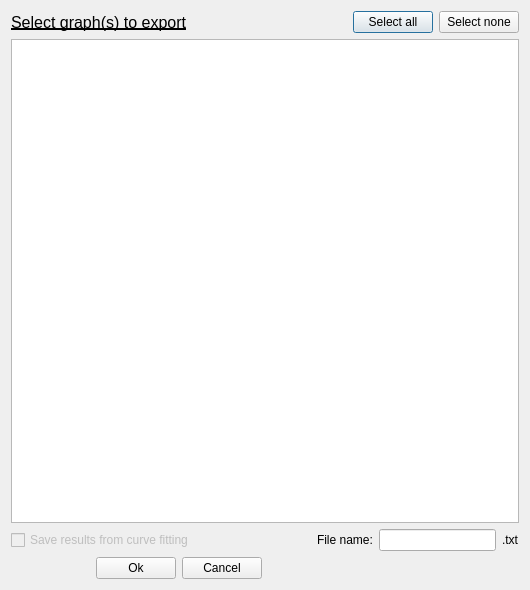
<?xml version="1.0" encoding="UTF-8"?>
<ui version="4.0">
 <class>exportDialog</class>
 <widget class="QDialog" name="exportDialog">
  <property name="geometry">
   <rect>
    <x>0</x>
    <y>0</y>
    <width>530</width>
    <height>590</height>
   </rect>
  </property>
  <property name="minimumSize">
   <size>
    <width>530</width>
    <height>590</height>
   </size>
  </property>
  <property name="maximumSize">
   <size>
    <width>530</width>
    <height>590</height>
   </size>
  </property>
  <property name="windowTitle">
   <string>CDpal</string>
  </property>
  <property name="windowIcon">
   <iconset resource="img/icon.qrc">
    <normaloff>:/img/logo.png</normaloff>:/img/logo.png</iconset>
  </property>
  <layout class="QGridLayout" name="gridLayout">
   <item row="0" column="0">
    <widget class="QLabel" name="label_4">
     <property name="font">
      <font>
       <pointsize>12</pointsize>
       <underline>true</underline>
      </font>
     </property>
     <property name="text">
      <string>Select graph(s) to export</string>
     </property>
    </widget>
   </item>
   <item row="0" column="2">
    <layout class="QHBoxLayout" name="horizontalLayout_4">
     <item>
      <widget class="QPushButton" name="allButton">
       <property name="text">
        <string>Select all</string>
       </property>
      </widget>
     </item>
     <item>
      <widget class="QPushButton" name="noneButton">
       <property name="text">
        <string>Select none</string>
       </property>
      </widget>
     </item>
    </layout>
   </item>
   <item row="2" column="0">
    <widget class="QCheckBox" name="saveBox">
     <property name="enabled">
      <bool>false</bool>
     </property>
     <property name="text">
      <string>Save results from curve fitting</string>
     </property>
    </widget>
   </item>
   <item row="2" column="1" colspan="2">
    <layout class="QHBoxLayout" name="horizontalLayout_2">
     <item>
      <spacer name="horizontalSpacer_3">
       <property name="orientation">
        <enum>Qt::Horizontal</enum>
       </property>
       <property name="sizeHint" stdset="0">
        <size>
         <width>40</width>
         <height>20</height>
        </size>
       </property>
      </spacer>
     </item>
     <item>
      <widget class="QLabel" name="fitLabel">
       <property name="text">
        <string>File name:</string>
       </property>
      </widget>
     </item>
     <item>
      <widget class="QLineEdit" name="fitEdit">
       <property name="maximumSize">
        <size>
         <width>200</width>
         <height>16777215</height>
        </size>
       </property>
       <property name="layoutDirection">
        <enum>Qt::LeftToRight</enum>
       </property>
       <property name="alignment">
        <set>Qt::AlignRight|Qt::AlignTrailing|Qt::AlignVCenter</set>
       </property>
      </widget>
     </item>
     <item>
      <widget class="QLabel" name="fitLabel2">
       <property name="text">
        <string>.txt</string>
       </property>
      </widget>
     </item>
    </layout>
   </item>
   <item row="3" column="0" colspan="2">
    <layout class="QHBoxLayout" name="horizontalLayout">
     <item>
      <spacer name="horizontalSpacer">
       <property name="orientation">
        <enum>Qt::Horizontal</enum>
       </property>
       <property name="sizeHint" stdset="0">
        <size>
         <width>40</width>
         <height>20</height>
        </size>
       </property>
      </spacer>
     </item>
     <item>
      <widget class="QPushButton" name="okButton">
       <property name="maximumSize">
        <size>
         <width>100</width>
         <height>16777215</height>
        </size>
       </property>
       <property name="text">
        <string>Ok</string>
       </property>
      </widget>
     </item>
     <item>
      <widget class="QPushButton" name="cancelButton">
       <property name="maximumSize">
        <size>
         <width>100</width>
         <height>16777215</height>
        </size>
       </property>
       <property name="text">
        <string>Cancel</string>
       </property>
      </widget>
     </item>
     <item>
      <spacer name="horizontalSpacer_2">
       <property name="orientation">
        <enum>Qt::Horizontal</enum>
       </property>
       <property name="sizeHint" stdset="0">
        <size>
         <width>40</width>
         <height>20</height>
        </size>
       </property>
      </spacer>
     </item>
    </layout>
   </item>
   <item row="1" column="0" colspan="3">
    <widget class="QListWidget" name="graphList"/>
   </item>
  </layout>
 </widget>
 <resources>
  <include location="img/icon.qrc"/>
 </resources>
 <connections/>
</ui>
